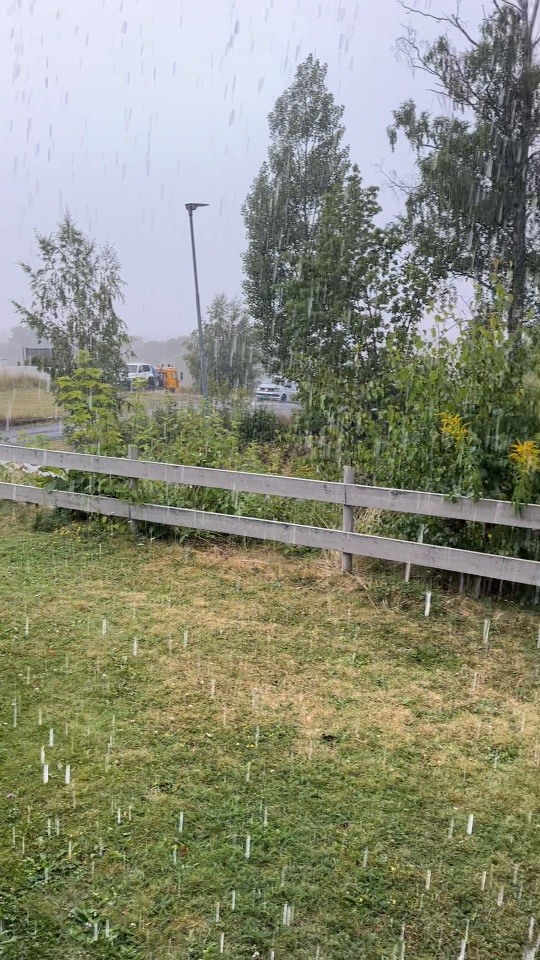
#> input picture lab04/data/rot_03.jpg, 540 x 960 px
$ python ransac.py
#> lines starting #> are read from the running program, lines starting #| are printed output that depends on the picture; after the words box and inside, x2 and y2 are one past the last pixel; in counts of white or black regions, pixels touching at a corner belong together
### lab04/src/utils.py
# common stuff: SIFT matching with the ratio test, reprojection error

import csv
import os

import cv2
import numpy as np

LAB = os.path.dirname(os.path.dirname(os.path.abspath(__file__)))
DATA = os.path.join(LAB, "data")
RESULTS = os.path.join(LAB, "results")
FIG = os.path.join(LAB, "figures")

os.makedirs(RESULTS, exist_ok=True)
os.makedirs(FIG, exist_ok=True)

sift = cv2.SIFT_create()
matcher = cv2.BFMatcher(cv2.NORM_L2)


def load(name):
    return cv2.imread(os.path.join(DATA, name))


def features(image):
    gray = cv2.cvtColor(image, cv2.COLOR_BGR2GRAY)
    return sift.detectAndCompute(gray, None)


def ratio_matches(desc1, desc2, t=0.7):
    # two nearest neighbours, keep the pair if the first is clearly closer than the second
    good = []
    for m, n in matcher.knnMatch(desc1, desc2, k=2):
        if m.distance < t * n.distance:
            good.append(m)
    return good


# [5 lines left out: function mutual_matches, not called in this run]


def match_points(kp1, kp2, matches):
    src = np.float32([kp1[m.queryIdx].pt for m in matches])
    dst = np.float32([kp2[m.trainIdx].pt for m in matches])
    return src, dst


def reprojection_error(H, src, dst):
    # distance between H * src and dst, per point
    moved = cv2.perspectiveTransform(src.reshape(-1, 1, 2), H).reshape(-1, 2)
    return np.linalg.norm(moved - dst, axis=1)


def save_csv(name, header, rows):
    with open(os.path.join(RESULTS, name), "w", newline="", encoding="utf-8") as f:
        writer = csv.writer(f)
        writer.writerow(header)
        writer.writerows(rows)

### lab04/src/ransac.py
# Lab 4, part C: own RANSAC for the homography, comparison with cv2, threshold study

import os

import cv2
import matplotlib
matplotlib.use("Agg")
import matplotlib.pyplot as plt
import numpy as np

from utils import FIG, features, load, match_points, ratio_matches, reprojection_error, save_csv

np.random.seed(42)

NAME1, NAME2 = "rot_03.jpg", "rot_04.jpg"
img1, img2 = load(NAME1), load(NAME2)
#> in load, returned value is the input picture: shape (960, 540, 3); mean B, G, R 119.9, 139.6, 137.1
#> call 2 of load, with name = 'rot_04.jpg'
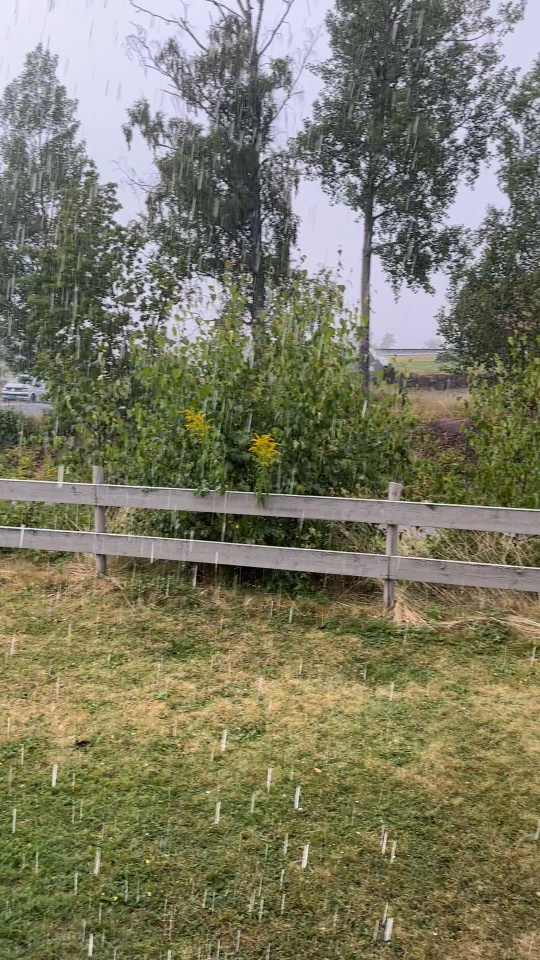
#> input picture lab04/data/rot_04.jpg, 540 x 960 px
#> in load, returned value is the input picture: shape (960, 540, 3); mean B, G, R 99.2, 121.6, 123.2
kp1, desc1 = features(img1)
#> in features, `gray = cv2.cvtColor(image, cv2.COLOR_BGR2GRAY)`:
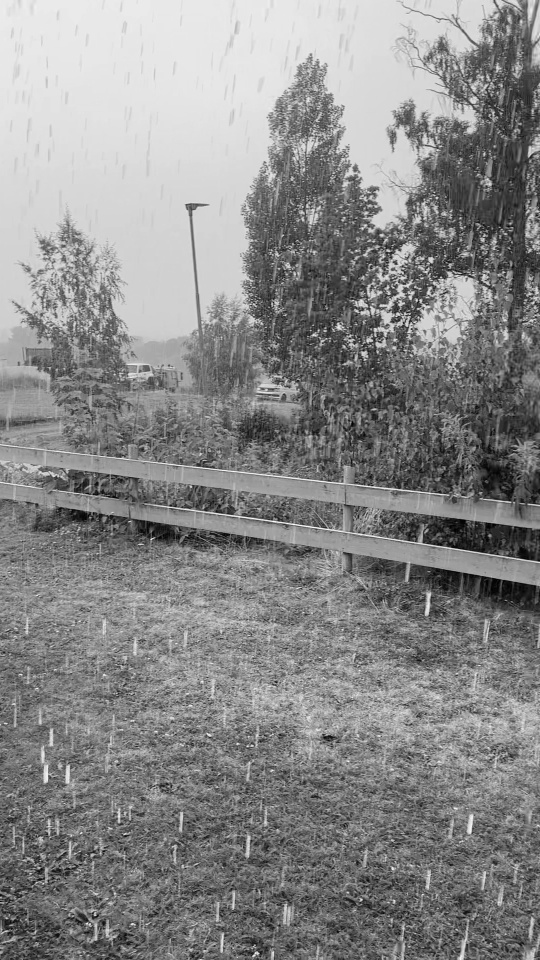
#> gray: shape (960, 540); min 1, max 254, mean 136.6
#> kp1 = 6783 keypoints; strongest (x, y, size): (361, 900, 1.8), (388, 250, 2.1), (431, 260, 3.7), (421, 300, 2)
kp2, desc2 = features(img2)
#> in features (call 2), `gray = cv2.cvtColor(image, cv2.COLOR_BGR2GRAY)`:
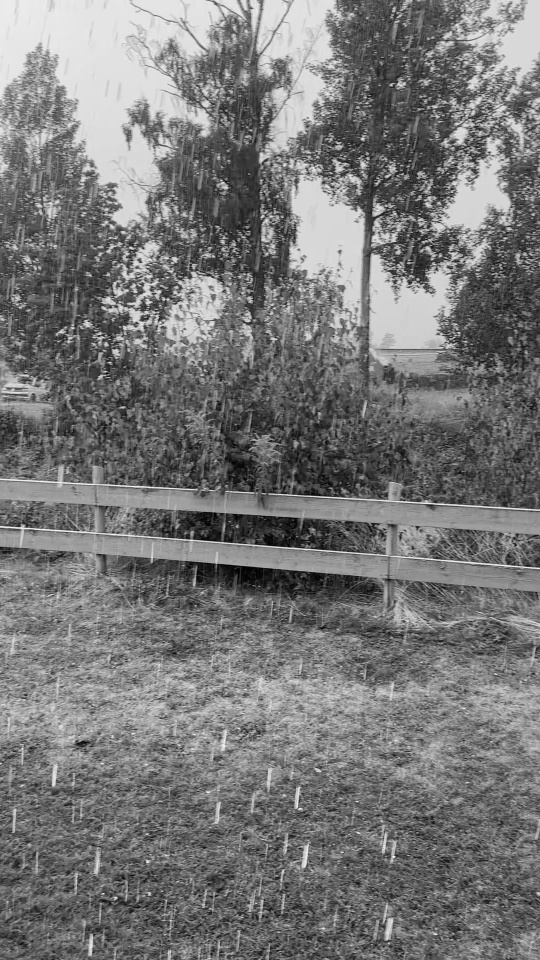
#> gray: shape (960, 540); min 0, max 250, mean 119.6
#> kp2 = 9108 keypoints; strongest (x, y, size): (115, 898, 2.2), (131, 248, 2.1), (391, 85, 2.1), (362, 139, 2.4)
matches = ratio_matches(desc1, desc2, 0.8)
#> after the loop in ratio_matches, `for m, n in matcher.knnMatch(desc1, desc2, k=2):`: good = 744 matches
#> matches = 744 matches
src, dst = match_points(kp1, kp2, matches)
#> in match_points, `src = np.float32([kp1[m.queryIdx].pt for m in matches])`: src = 744 pairs, first value 6.18 to 531.8, second value 10.4 to 944.8
#> in match_points, `dst = np.float32([kp2[m.trainIdx].pt for m in matches])`: dst = 744 pairs, first value 5.16 to 529.1, second value 5.82 to 950.4
print(f"{len(matches)} candidates")
#| 744 candidates


def ransac(src, dst, tau, iterations=1000):
    # Step 8: random 4 pairs -> H -> count the pairs that agree within tau, keep the best,
    # then refit H on all the inliers with plain least squares
    best_inliers = np.zeros(len(src), dtype=bool)
    for _ in range(iterations):
        idx = np.random.choice(len(src), 4, replace=False)
        H = cv2.getPerspectiveTransform(src[idx], dst[idx])
        inliers = reprojection_error(H, src, dst) < tau
        if inliers.sum() > best_inliers.sum():
            best_inliers = inliers
    H, _ = cv2.findHomography(src[best_inliers], dst[best_inliers], 0)
    return H, best_inliers


# Step 9. Needed number of iterations from the observed outlier share
TAU = 3
ITERATIONS = 1000
H_own, inl = ransac(src, dst, TAU, ITERATIONS)
#> the loop in ransac, `for _ in range(iterations):` made 1000 passes
#> idx on passes 1 to 3: [609, 539, 694, 350], [123, 432, 417, 529], [580, 644, 467, 127]
#> in ransac, `H, _ = cv2.findHomography(src[best_inliers], dst[best_inliers], 0)`: H = [[1.25, 0.0282, -336.1], [0.151, 1.19, -64.68], [0.000445, 2.68e-05, 1]]
#> H_own has the same summary as H in ransac
outlier_share = 1 - inl.mean()
#> outlier_share = 0.468
needed = np.log(1 - 0.99) / np.log(1 - (1 - outlier_share) ** 4)
#> needed = 55.04
print(f"\ntau = {TAU}: {inl.sum()} inliers of {len(src)}, outlier share {outlier_share:.2f}, "
      f"needed iterations for p = 0.99: {needed:.0f} (used {ITERATIONS})")
#| tau = 3: 396 inliers of 744, outlier share 0.47, needed iterations for p = 0.99: 55 (used 1000)

# Step 10. Compare with cv2.findHomography RANSAC
H_cv, mask = cv2.findHomography(src, dst, cv2.RANSAC, TAU)
#> H_cv = [[1.23, 0.019, -323.8], [0.126, 1.19, -56.42], [0.000413, 2.98e-05, 1]]; mask = 744 values, max 1 at index 18, min 0 at index 0, mean 0.55
inl_cv = mask.ravel().astype(bool)
err_own = reprojection_error(H_own, src, dst)[inl]
#> err_own = 396 values, max 3.27 at index 377, min 0.036 at index 346, mean 1.27
err_cv = reprojection_error(H_cv, src, dst)[inl_cv]
#> err_cv = 409 values, max 2.99 at index 258, min 0.102 at index 151, mean 1.23
print(f"own RANSAC: {inl.sum()} inliers, error on them {err_own.mean():.3f} px")
#| own RANSAC: 396 inliers, error on them 1.270 px
print(f"cv2 RANSAC: {inl_cv.sum()} inliers, error on them {err_cv.mean():.3f} px")
#| cv2 RANSAC: 409 inliers, error on them 1.234 px
print(f"same inliers: {np.sum(inl & inl_cv)}")
#| same inliers: 287
save_csv("ransac_vs_cv2.csv", ["method", "inliers", "mean error on inliers, px", "iterations"], [
    ["own", inl.sum(), round(err_own.mean(), 3), ITERATIONS],
    ["cv2.findHomography RANSAC", inl_cv.sum(), round(err_cv.mean(), 3), ""],
    ["needed for p = 0.99", "", "", round(needed)],
])

# Step 11. Threshold study
rows = []
taus = [1, 2, 3, 5, 8, 12, 20]
counts = []
errors = []
for tau in taus:
    H, inliers = ransac(src, dst, tau, ITERATIONS)
    e = reprojection_error(H, src, dst)[inliers]
    counts.append(inliers.sum())
    errors.append(e.mean())
    print(f"tau = {tau:2d}: {inliers.sum()} inliers, error on them {e.mean():.2f} px")
    rows.append([tau, inliers.sum(), round(e.mean(), 3)])
#> this loop made 7 passes
#| tau =  1: 223 inliers, error on them 0.47 px
#| tau =  2: 329 inliers, error on them 0.74 px
#| tau =  3: 420 inliers, error on them 1.49 px
#| tau =  5: 621 inliers, error on them 2.32 px
#| tau =  8: 683 inliers, error on them 2.64 px
#| tau = 12: 708 inliers, error on them 2.77 px
#| tau = 20: 708 inliers, error on them 2.77 px
#> after the loop, counts = [223, 329, 420, 621, 683, 708, 708]; errors = [0.469, 0.736, 1.49, 2.32, 2.64, 2.77, 2.77]; rows = [[1, 223, 0.469], [2, 329, 0.736], [3, 420, 1.49], [5, 621, 2.32], [8, 683, 2.64], [12, 708, 2.77], [20, 708, 2.77]]
save_csv("ransac_threshold.csv", ["tau, px", "inliers", "mean error on inliers, px"], rows)

fig, ax = plt.subplots(1, 2, figsize=(11, 4))
ax[0].plot(taus, counts, "o-")
ax[0].set_xlabel("tau, px")
ax[0].set_ylabel("inliers")
ax[1].plot(taus, errors, "o-", color="tab:orange")
ax[1].set_xlabel("tau, px")
ax[1].set_ylabel("mean reprojection error on inliers, px")
for a in ax:
    a.grid(alpha=0.3)
plt.savefig(os.path.join(FIG, "ransac_threshold.png"), dpi=150, bbox_inches="tight")
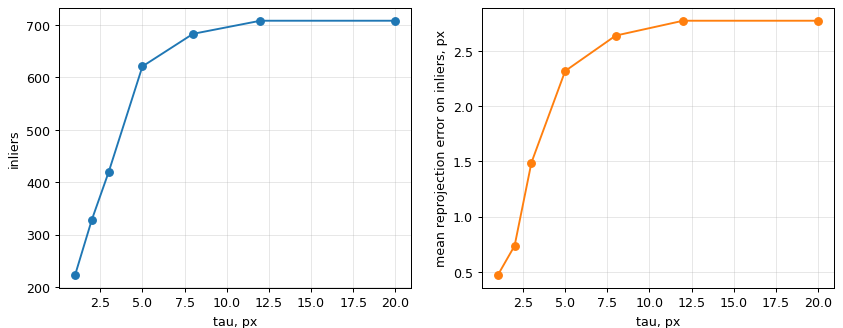
#> figure drawn by matplotlib, 2 panels
plt.close()

# Step 12. Inliers green, outliers red, on one picture
pic = np.hstack([img1, img2])
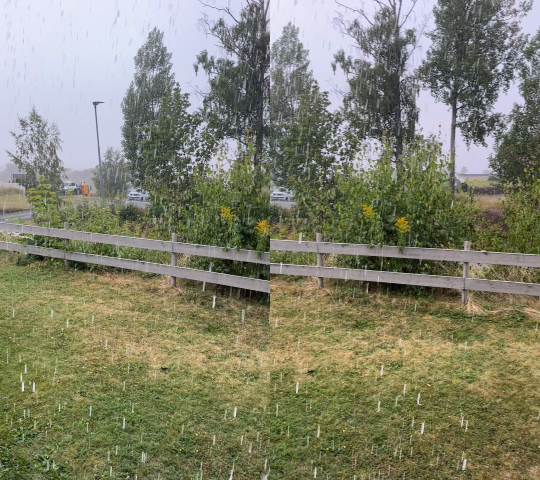
#> pic: shape (960, 1080, 3) (shown at 1/2 size); mean B, G, R 109.5, 130.6, 130.2
shift = img1.shape[1]
#> shift = 540
for (x1, y1), (x2, y2), ok in zip(src, dst, inl):
    color = (0, 200, 0) if ok else (0, 0, 255)
    cv2.line(pic, (int(x1), int(y1)), (int(x2) + shift, int(y2)), color, 1)
#> this loop made 744 passes
#> (x1, y1, x2, y2, ok, color) on passes 1 to 3: (6.18, 610.9, 506.8, 697.4, False, (0, 0, 255)), (10.02, 824.5, 117.7, 382.3, False, (0, 0, 255)), (23.93, 422.9, 261.2, 5.82, False, (0, 0, 255))
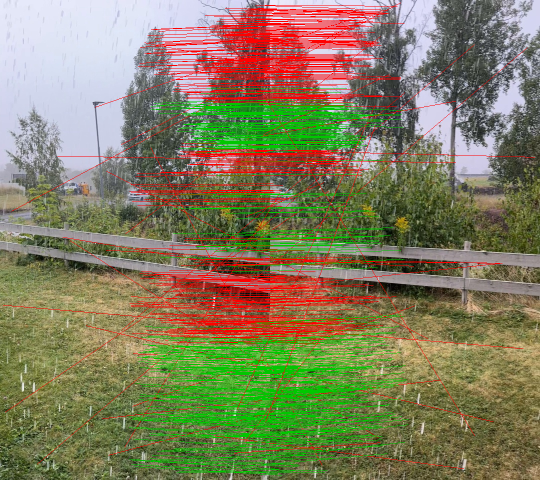
#> pic: shape (960, 1080, 3) (shown at 1/2 size); 15.16% of pixels changed, all inside (x1, y1, x2, y2) = (6, 5, 1070, 951)
cv2.imwrite(os.path.join(FIG, "ransac_matches.jpg"), pic)
